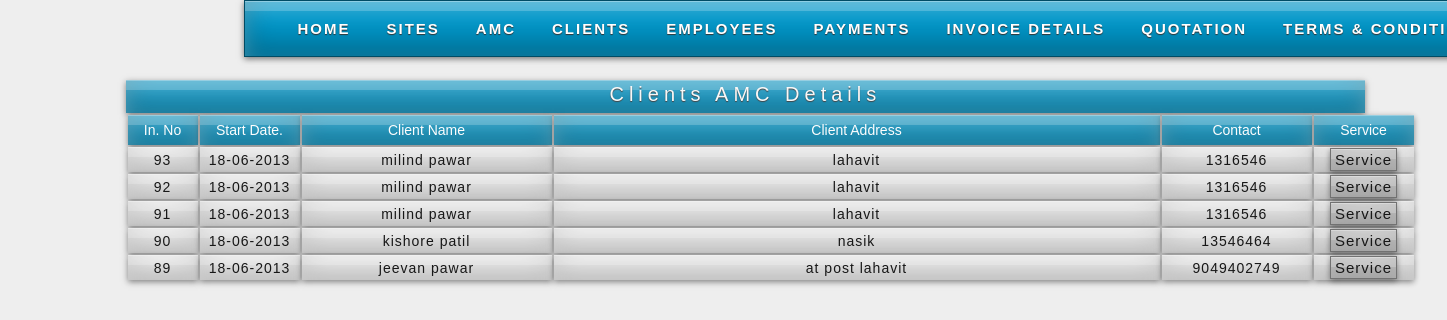
The page /amcreportbbbb.php on the database as committed earlier.
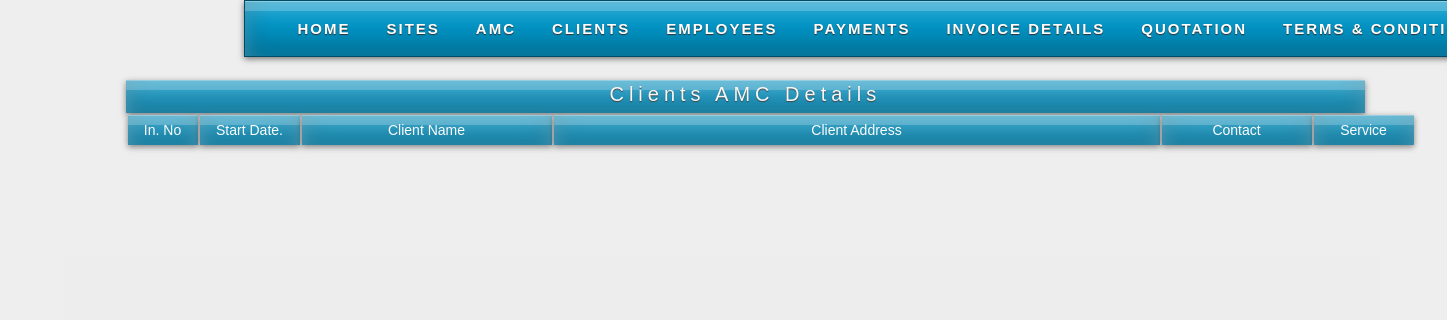
The same page on the database as committed later.
### tables this page shows
CREATE TABLE IF NOT EXISTS `invoice` (
  `i_id` int(11) NOT NULL AUTO_INCREMENT,
  `q_date` varchar(25) NOT NULL,
  `c_id` int(11) NOT NULL,
  `q_name` varchar(25) NOT NULL,
  `q_address` varchar(100) NOT NULL,
  `q_attn` varchar(25) NOT NULL,
  `q_mo` bigint(11) NOT NULL,
  `po_wo` int(11) NOT NULL,
  PRIMARY KEY (`i_id`)
);

### amcreportbbbb.php (the view, shortened to what this page needs)
<?php
	$c_qry_f="select * from invoice order by i_id desc";
	$c_res_f=mysql_query($c_qry_f);
?>
<html>
<head>
<link rel="stylesheet" href="styles.css" type="text/css" />
<link rel="stylesheet" href="styles2.css" type="text/css" />
</head>
<body>
<div id="container">
	    <div id="nav">
    	<ul class="sf-menu dropdown">
        	<li><a href="home.php">Home</a></li>
            <li ><a class="has_submenu" href="site.php">Sites</a>
            </li>
            <li  class="selected"><a href="amcreport.php">AMC</a>
            </li>
            <li><a class="has_submenu" href="clients.php">Clients</a>
            </li>
            <li><a class="has_submenu" href="employee.php">Employees</a>
            </li>
            <li><a href="payment.php">Payments</a>
            		</li>
            <li><a class="has_submenu" href="invoicedetails.php">Invoice Details</a>
            </li>
            <li><a class="has_submenu" href="quotation.php">Quotation</a>
            </li>
            <li><a class="has_submenu" href="term.php">Terms & Conditions</a>
           </li>
        </ul>
    </div>
    <div id="sub-header">
	<div class="quo">
    	<br />
		<div class="quotation"><center>Clients AMC Details</center></div>
        <div>
        <table class="emp_tab">
        <tr class="menu_header">
        <td width="70">In. No</td>
        <td width="100">Start Date.</td>
        <td width="250">Client Name</td>
        <td>Client Address</td>
        <td width="150">Contact</td>
        <td width="100">Service</td>
        </tr>
        <?php
		while($c_row=mysql_fetch_array($c_res_f))
		{
        echo "<tr class='pagi'>";
        echo "<td>";
		echo $c_row[0];
		echo "</td>";
		echo "<td>";
		echo $c_row[1];
		echo "</td>";
		echo "<td>";
		echo $c_row[3];
		echo "</td>";
		echo "<td>";
		echo $c_row[4];
		echo "</td>";
		echo "<td>";
		echo $c_row[6];
		echo "</td>";
        echo "<td class='print'>";
		echo "<a href='amc.php?id=$c_row[0]'>Service</a>";
		echo "</td>";
		echo "</tr>";
		}
		?>
        </table>
        </div>
    </div>
    </div>
    </div>
</body>
</html>

### styles.css (style rules this page uses)
body { background:#EEE; margin:0; padding:0; font-family: Verdana, Geneva, sans-serif; font-size: 13px; color: #000; }
* { margin:0; padding:0; }
a { color: #F97B27; }
ul, ol { margin: 0 0 35px 35px; }
li { padding-bottom: 5px; }
#container { width: 960px; margin: 0 auto; padding: 0px; }
div#sub-header { margin-top:8px; margin-bottom:5px; margin-left:-180px; width:1315px; height:1000px; background-color:#EEE; opacity:0.9; }
.quo { margin-left:50px; }
.quotation { font-size:20px; color:#FAFAFA; font-family: Arial, Helvetica, sans-serif; font-weight:500; letter-spacing:5px; background-color:#00a1d2; width:98%; text-shadow: 0 1px 1px #333; margin-left:12px; height:30px; margin-top:0px; padding:3px 0px 0px 0px; background:#09C; box-shadow: 0 2px 6px rgba(0,0,0,0.5), inset 0 1px rgba(255,255,255,0.3), inset 0 10px rgba(255,255,255,0.2), inset 0 10px 20px rgba(255,255,255,0.25), inset 0 -15px 30px rgba(0,0,0,0.3); -o-box-shadow: 0 2px 6px rgba(0,0,0,0.5), inset 0 1px rgba(255,255,255,0.3), inset 0 10px rgba(255,255,255,0.2), inset 0 10px 20px rgba(255,255,255,0.25), inset 0 -15px 30px rgba(0,0,0,0.3); -webkit-box-shadow: 0 2px 6px rgba(0,0,0,0.5), inset 0 1px rgba(255,255,255,0.3), inset 0 10px rgba(255,255,255,0.2), inset 0 10px 20px rgba(255,255,255,0.25), inset 0 -15px 30px rgba(0,0,0,0.3); -moz-box-shadow: 0 2px 6px rgba(0,0,0,0.5), inset 0 1px rgba(255,255,255,0.3), inset 0 10px rgba(255,255,255,0.2), inset 0 10px 20px rgba(255,255,255,0.25), inset 0 -15px 30px rgba(0,0,0,0.3); }
.emp_tab { margin-left:12px; width:1290px; }
.menu_header { background-color:#CCC; height:30px; font-size:14px; text-align:center; color:#FFF; }
.menu_header td { background:#09C; box-shadow: 0 2px 6px rgba(0,0,0,0.5), inset 0 1px rgba(255,255,255,0.3), inset 0 10px rgba(255,255,255,0.2), inset 0 10px 20px rgba(255,255,255,0.25), inset 0 -15px 30px rgba(0,0,0,0.3); -o-box-shadow: 0 2px 6px rgba(0,0,0,0.5), inset 0 1px rgba(255,255,255,0.3), inset 0 10px rgba(255,255,255,0.2), inset 0 10px 20px rgba(255,255,255,0.25), inset 0 -15px 30px rgba(0,0,0,0.3); -webkit-box-shadow: 0 2px 6px rgba(0,0,0,0.5), inset 0 1px rgba(255,255,255,0.3), inset 0 10px rgba(255,255,255,0.2), inset 0 10px 20px rgba(255,255,255,0.25), inset 0 -15px 30px rgba(0,0,0,0.3); -moz-box-shadow: 0 2px 6px rgba(0,0,0,0.5), inset 0 1px rgba(255,255,255,0.3), inset 0 10px rgba(255,255,255,0.2), inset 0 10px 20px rgba(255,255,255,0.25), inset 0 -15px 30px rgba(0,0,0,0.3); }
.print a { background-color:#00a1d2; padding:2px 4px 2px 4px; color:#000; text-decoration:none; font-size:15px; border: 1px solid rgba(0,0,0,0.5); background:#CCC; box-shadow: 0 2px 6px rgba(0,0,0,0.5), inset 0 1px rgba(255,255,255,0.3), inset 0 10px rgba(255,255,255,0.2), inset 0 10px 20px rgba(255,255,255,0.25), inset 0 -15px 30px rgba(0,0,0,0.3); -o-box-shadow: 0 2px 6px rgba(0,0,0,0.5), inset 0 1px rgba(255,255,255,0.3), inset 0 10px rgba(255,255,255,0.2), inset 0 10px 20px rgba(255,255,255,0.25), inset 0 -15px 30px rgba(0,0,0,0.3); -webkit-box-shadow: 0 2px 6px rgba(0,0,0,0.5), inset 0 1px rgba(255,255,255,0.3), inset 0 10px rgba(255,255,255,0.2), inset 0 10px 20px rgba(255,255,255,0.25), inset 0 -15px 30px rgba(0,0,0,0.3); -moz-box-shadow: 0 2px 6px rgba(0,0,0,0.5), inset 0 1px rgba(255,255,255,0.3), inset 0 10px rgba(255,255,255,0.2), inset 0 10px 20px rgba(255,255,255,0.25), inset 0 -15px 30px rgba(0,0,0,0.3); }
.pagi td { height:25px; color:#000; text-align:center; background-color:#333; font-size:14px; margin-left:12px; letter-spacing:1px; background:#FFF; box-shadow: 0 2px 6px rgba(0,0,0,0.5), inset 0 1px rgba(255,255,255,0.3), inset 0 10px rgba(255,255,255,0.2), inset 0 10px 20px rgba(255,255,255,0.25), inset 0 -15px 30px rgba(0,0,0,0.3); -o-box-shadow: 0 2px 6px rgba(0,0,0,0.5), inset 0 1px rgba(255,255,255,0.3), inset 0 10px rgba(255,255,255,0.2), inset 0 10px 20px rgba(255,255,255,0.25), inset 0 -15px 30px rgba(0,0,0,0.3); -webkit-box-shadow: 0 2px 6px rgba(0,0,0,0.5), inset 0 1px rgba(255,255,255,0.3), inset 0 10px rgba(255,255,255,0.2), inset 0 10px 20px rgba(255,255,255,0.25), inset 0 -15px 30px rgba(0,0,0,0.3); -moz-box-shadow: 0 2px 6px rgba(0,0,0,0.5), inset 0 1px rgba(255,255,255,0.3), inset 0 10px rgba(255,255,255,0.2), inset 0 10px 20px rgba(255,255,255,0.25), inset 0 -15px 30px rgba(0,0,0,0.3); }

Rows that differ between the two databases and show on the page:
removed invoice: i_id "93", q_date "18-06-2013", q_name "milind pawar", q_address "lahavit", q_mo "1316546"
removed invoice: i_id "92", q_date "18-06-2013", q_name "milind pawar", q_address "lahavit", q_mo "1316546"
removed invoice: i_id "91", q_date "18-06-2013", q_name "milind pawar", q_address "lahavit", q_mo "1316546"
removed invoice: i_id "90", q_date "18-06-2013", q_name "kishore patil", q_address "nasik", q_mo "13546464"
removed invoice: i_id "89", q_date "18-06-2013", q_name "jeevan pawar", q_address "at post lahavit", q_mo "9049402749"
